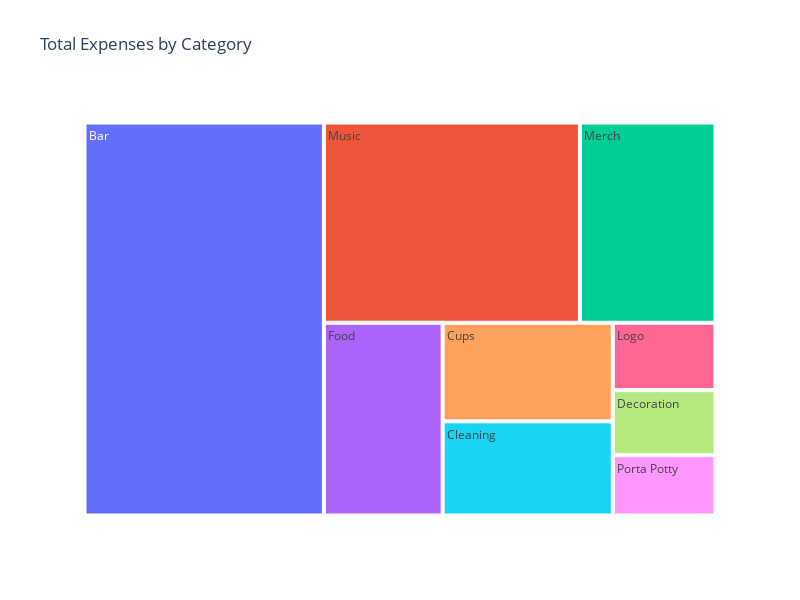

Notebook code cell kept with this figure:
### Code cell
# treemap of total expenses by category

# group and sort sums by category
df_cat_sum = df.groupby("Category")["Amount"].sum().reset_index()
df_cat_sum = df_cat_sum.sort_values("Amount", ascending=False)

# plot chart
fig = px.treemap(df_cat_sum, path=['Category'], values='Amount',
                 title='Total Expenses by Category')

# update layout for better display
fig.update_layout(
    height=600,
    width=800,
    uniformtext=dict(minsize=12, mode='hide'),
)

fig.show()

### Figure 1 — Plotly figure (JSON) as saved in the notebook; plotly's stock layout.template omitted (floating-point values rounded to 4 significant figures)
{"data": [{"branchvalues": "total", "domain": {"x": [0, 1], "y": [0, 1]}, "hovertemplate": "labels=%{label}<br>Amount=%{value}<br>parent=%{parent}<br>id=%{id}<extra></extra>", "ids": ["Bar", "Cleaning", "Cups", "Decoration", "Food", "Logo", "Merch", "Music", "Porta Potty"], "labels": ["Bar", "Cleaning", "Cups", "Decoration", "Food", "Logo", "Merch", "Music", "Porta Potty"], "name": "", "parents": ["", "", "", "", "", "", "", "", ""], "type": "treemap", "values": [7064.0, 1202.0, 1260.0, 501.8, 1719.0, 519.8, 2039.0, 3850, 465.5]}], "layout": {"height": 600, "legend": {"tracegroupgap": 0}, "title": {"text": "Total Expenses by Category"}, "uniformtext": {"minsize": 12, "mode": "hide"}, "width": 800}}
